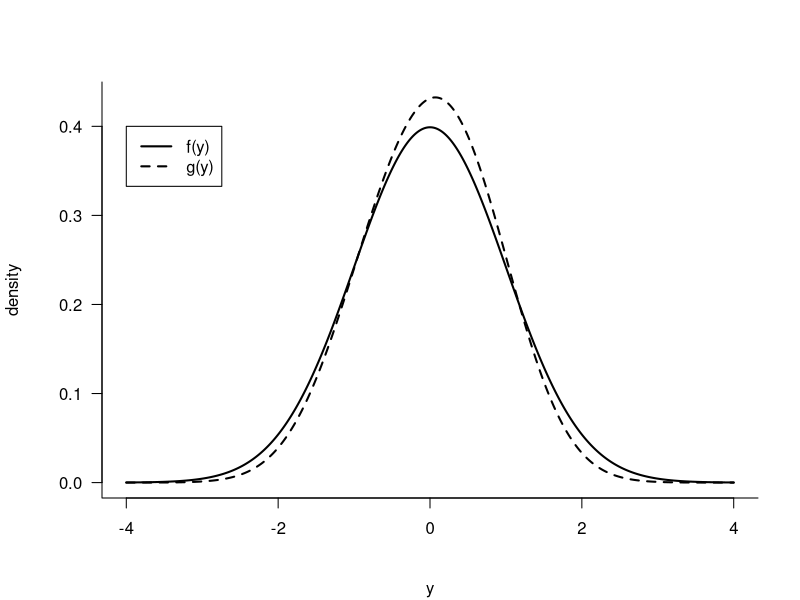
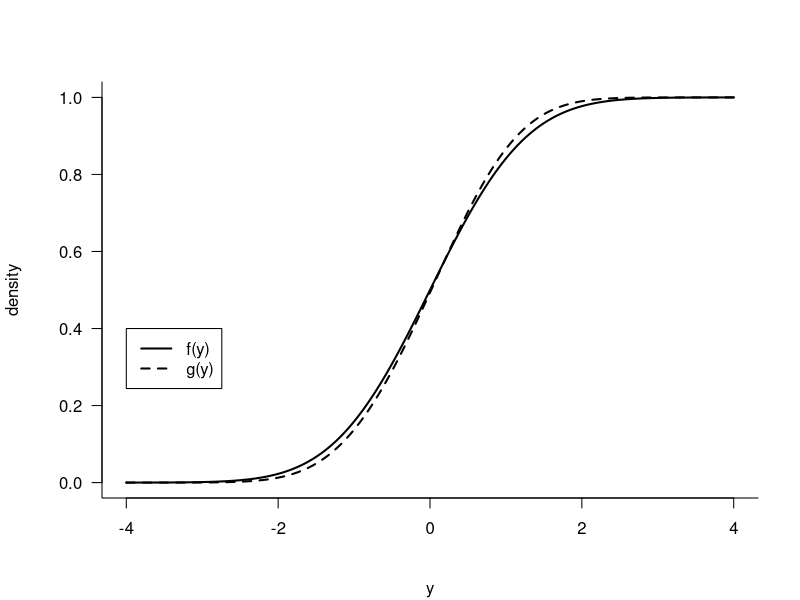
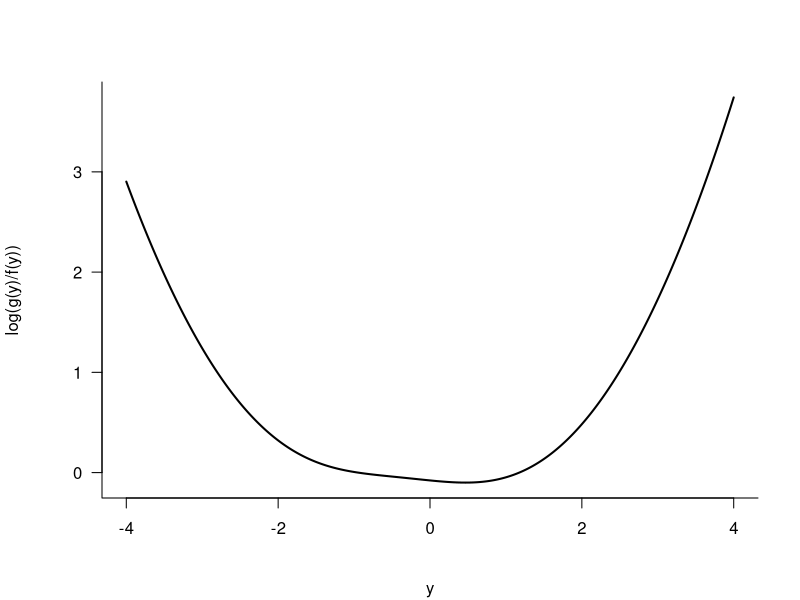
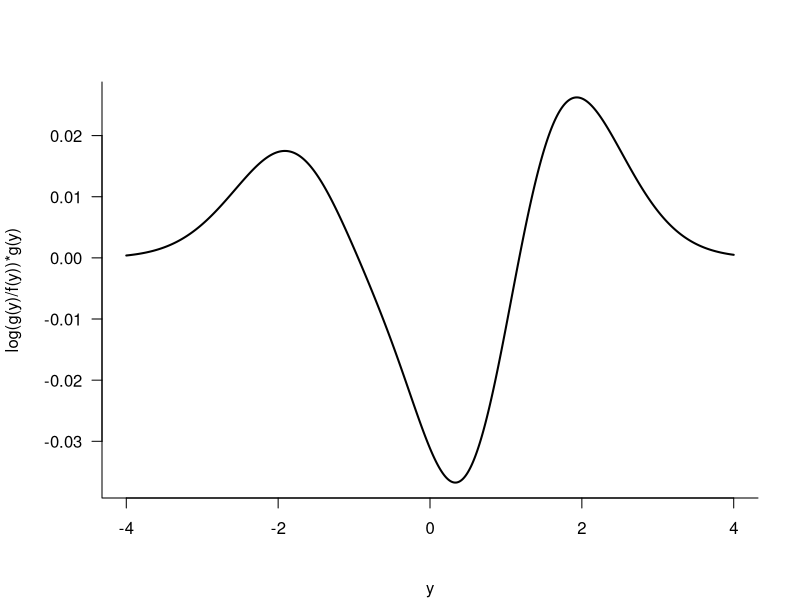
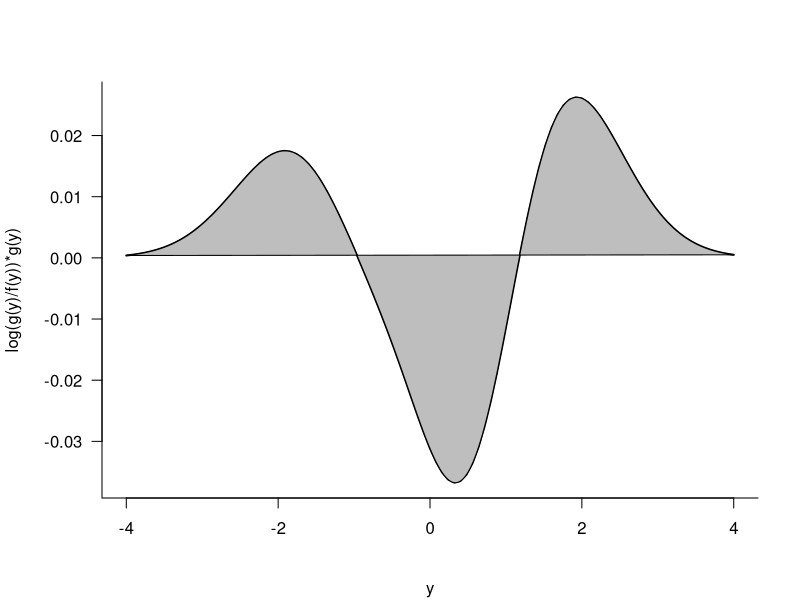

Reproduce these figures in R, in order.
# Script: Kullback_Leibler_Divergence_Example.R
# Description: This script calculates and visualizes the Kullback-Leibler divergence between two probability distributions.
# It generates multiple plots, which can optionally be saved as PDF files.

# Flag to control PDF generation
generate_pdf <- TRUE  # Set to FALSE if you do not want to generate PDF files

# Define the sequence of x values
x <- seq(-4, 4, by = 0.001)

# Define the first probability density function (PDF) f1
f1 <- function(x) {
  return(0.4 * dnorm(x, mean = -0.6, sd = 0.75) +
           0.6 * dnorm(x, mean = 0.4, sd = 0.75))
}

# Define the second probability density function (PDF) f2 (standard normal distribution)
f2 <- function(x) {
  return(dnorm(x))
}

# Define the cumulative distribution function (CDF) F1 corresponding to f1
F1 <- function(x) {
  return(0.4 * pnorm(x, mean = -0.6, sd = 0.75) +
           0.6 * pnorm(x, mean = 0.4, sd = 0.75))
}

# Define the cumulative distribution function (CDF) F2 corresponding to f2
F2 <- function(x) {
  return(pnorm(x))
}

# Define the Kullback-Leibler divergence function
KL <- function(x) {
  log(f2(x) / f1(x)) * f2(x)
}

# Generate plot comparing f1 and f2
if (generate_pdf) {pdf("plots/plot.KL.1.pdf", height = 4, width = 8)}
par(mar = c(5, 5, 4, 2) + 0.1, mgp = c(4, 1, 0))

plot(x, f1(x), type = "l", lwd = 2, lty = 2, ylab = "density", xlab = "y", las = 1, bty = "l")
lines(x, f2(x), lty = 1, lwd = 2, las = 1, bty = "l")
legend(-4, 0.4, lty = c(1, 2), lwd = 2, c("f(y)", "g(y)"))
if (generate_pdf) {dev.off()}

# Generate plot comparing F1 and F2
if (generate_pdf) {pdf("plots/plot.KL.KS.pdf", height = 4, width = 8)}
par(mar = c(5, 5, 4, 2) + 0.1, mgp = c(4, 1, 0))

plot(x, F1(x), type = "l", lwd = 2, lty = 2, ylab = "density", xlab = "y", las = 1, bty = "l")
lines(x, F2(x), lty = 1, lwd = 2, las = 1, bty = "l")
legend(-4, 0.4, lty = c(1, 2), lwd = 2, c("f(y)", "g(y)"))
if (generate_pdf) {dev.off()}

# Generate plot for log(f2(x)/f1(x))
if (generate_pdf) {pdf("plots/plot.KL.2.pdf", height = 4, width = 8)}
par(mar = c(5, 5, 4, 2) + 0.1, mgp = c(4, 1, 0))

plot(x, log(f2(x) / f1(x)), ylab = "log(g(y)/f(y))", xlab = "y", type = "l", lwd = 2, las = 1, bty = "l")
if (generate_pdf) {dev.off()}

# Generate plot for log(f2(x)/f1(x)) * f2(x)
if (generate_pdf) {pdf("plots/plot.KL.3.pdf", height = 4, width = 8)}
par(mar = c(5, 5, 4, 2) + 0.1, mgp = c(4, 1, 0))


plot(x, log(f2(x) / f1(x)) * f2(x), ylab = "log(g(y)/f(y))*g(y)", xlab = "y", type = "l", lwd = 2, las = 1, bty = "l")
if (generate_pdf) {dev.off()}

# Generate plot from above with a shaded area between the curve and the x-axis
if (generate_pdf) {pdf("plots/plot.KL.4.pdf", height = 4, width = 8)}
par(mar = c(5, 5, 4, 2) + 0.1, mgp = c(4, 1, 0))

curve(KL, from = min(x), to = max(x), ylab = "log(g(y)/f(y))*g(y)", xlab = "y", type = "l", lwd = 2, las = 1, bty = "l")
x1 <- c(x, min(x))
polygon(x1, y = KL(x1), col = "grey")
if (generate_pdf) {dev.off()}
